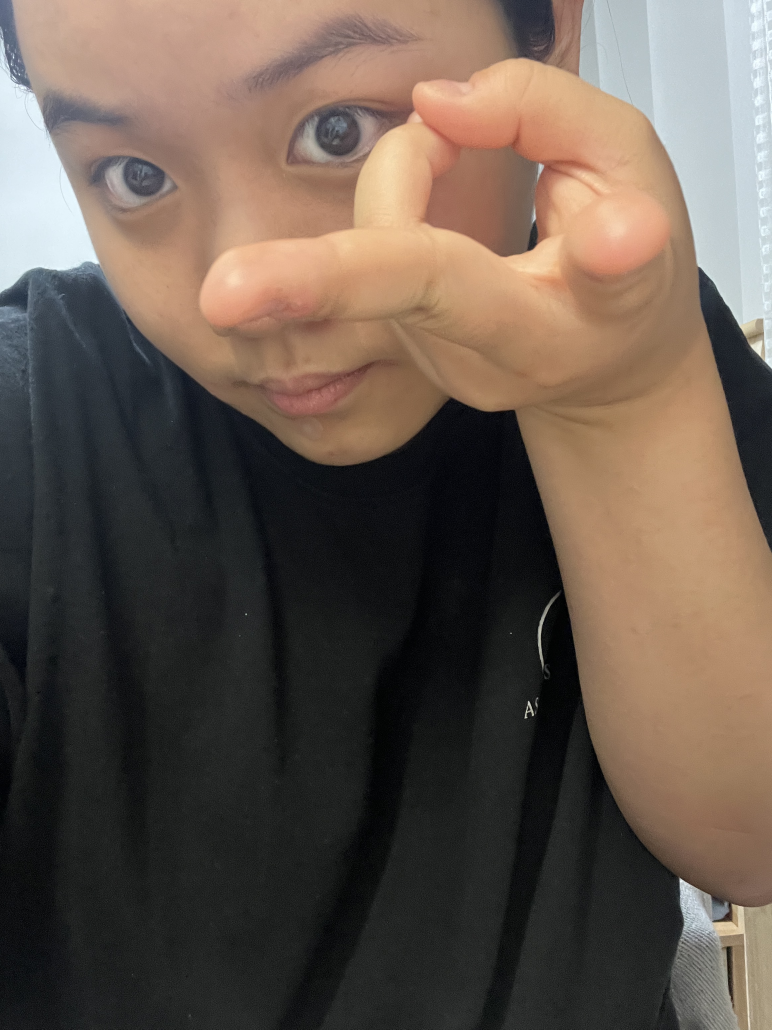
#> input picture img.jpg.jpg, 2316 x 3088 px (shown at 1/3 size)
$ jupyter execute '도형그리기_파일저장_크기조정.ipynb'
#> lines starting #> are read from the running program, lines starting #| are printed output that depends on the picture; after the words box and inside, x2 and y2 are one past the last pixel; in counts of white or black regions, pixels touching at a corner belong together
# 3. 도형 그리기

## 빈 스케치북 만들기

[cell 1]
import cv2
cv2.__version__

[cell 2]
import cv2
import numpy as np
#세로 480, 가로 640, 3channel(RGB)에 해당하는 스케치북 만들기
img=np.zeros((480,640,3),dtype=np.uint8)
img[:]=(255,255,255)
# #전체 공간을 흰색으로 채움
#값을 바꿔가면서 색 설정 가능
#print(img)
cv2.imshow('img.jpg.jpg',img)
cv2.waitKey(0)
cv2.destroyAllWindows()

## 일부 영역 색칠

[cell 3]
import cv2
import numpy as np
#세로 480, 가로 640, 3channel(RGB)에 해당하는 스케치북 만들기
img=np.zeros((480,640,3),dtype=np.uint8)
img[100:200,200:300] = (255,255,255)
#세로 100에서 200사이, 가로 200에서 300 사이 흰색으로 색칠
cv2.imshow('img.jpg.jpg',img)
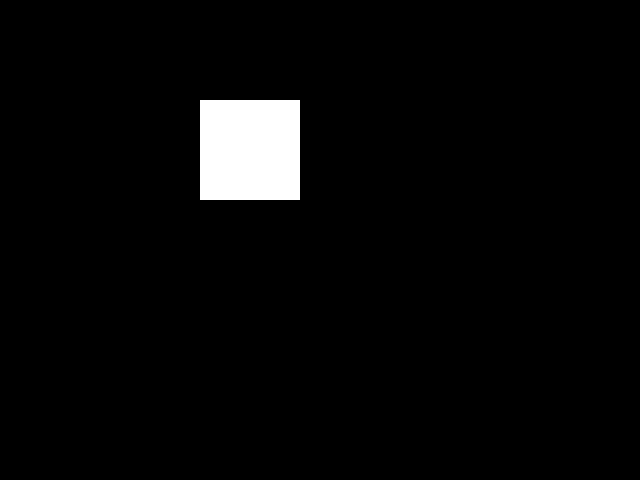
#> window 'img.jpg.jpg': shape (480, 640, 3); 3.3% white; 1 white region, box (x1, y1, x2, y2) and area: (200, 100, 300, 200) 10000
cv2.waitKey(0)
cv2.destroyAllWindows()

## 직선
직선의 종류 (line type)
1. cv2.LINE_4 : 상하좌우 4 방향으로 연결된 선
1. cv2.LINE_8 : 대각선을 포함한 8방향으로 연결된 선(기본값)
1. cv2.LINE_AA : 부드러운 선(anti-aliasing)

[cell 4]
import cv2
import numpy as np

img=np.zeros((480,640,3),dtype=np.uint8)

COLOR=(0,255,255) #노란색
THICKNESS=3 #두께

cv2.line(img,(50,100),(400,50),COLOR,THICKNESS,cv2.LINE_8)
#그릴 위치, 시작점, 끝점, 색깔, 두께, 선 종류
#50,100 점과 400,50을 잇는 직선
cv2.line(img,(50,200),(400,150),COLOR,THICKNESS,cv2.LINE_4)
cv2.line(img,(50,300),(400,250),COLOR,THICKNESS,cv2.LINE_AA)


cv2.imshow('img',img)
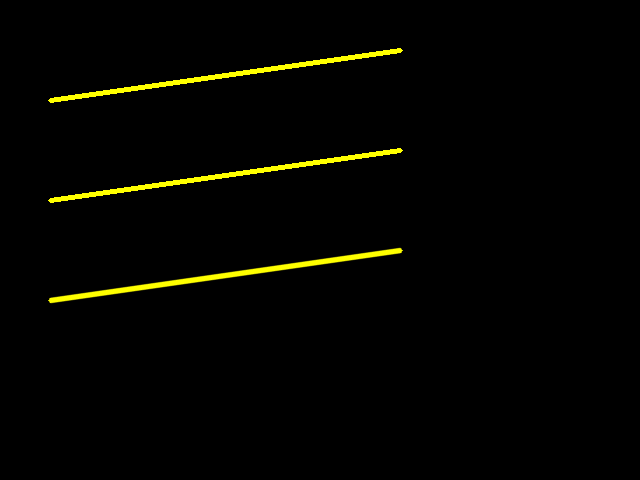
#> window 'img': shape (480, 640, 3); mean B, G, R 0, 4.5, 4.5
cv2.waitKey(0)
cv2.destroyAllWindows()

# 05. 파일 저장

## 이미지 저장

[cell 5]
import cv2
img = cv2.imread('img.jpg.jpg',cv2.IMREAD_GRAYSCALE)
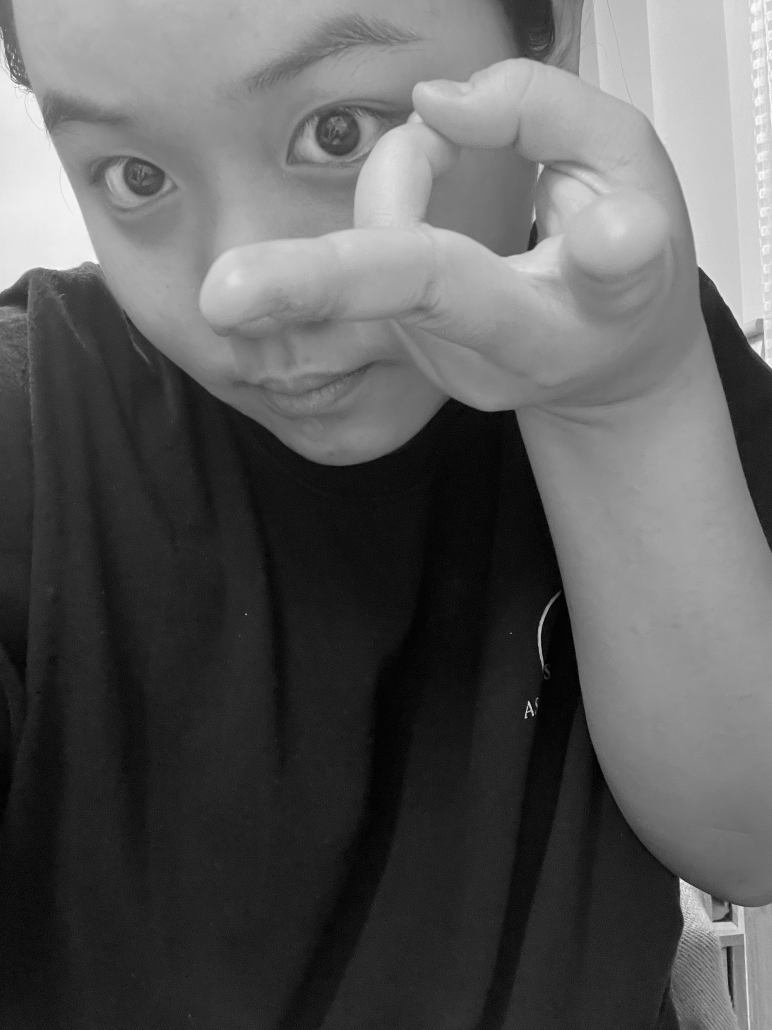
#> img: shape (3088, 2316) (shown at 1/3 size); min 0, max 255, mean 91.5
cv2.imwrite('img_save.jpg',img)  #저장 포맷은 설정하기 나름
#> Out = True

# 06. 크기 조정

## 이미지

### 고정 크기로 설정

[cell 6]
import cv2
img = cv2.imread('img.jpg.jpg')
#> img is the input picture: shape (3088, 2316, 3); mean B, G, R 78.5, 88.6, 102.3
dst=cv2.resize(img,(400,500)) #width, height 고정 크기
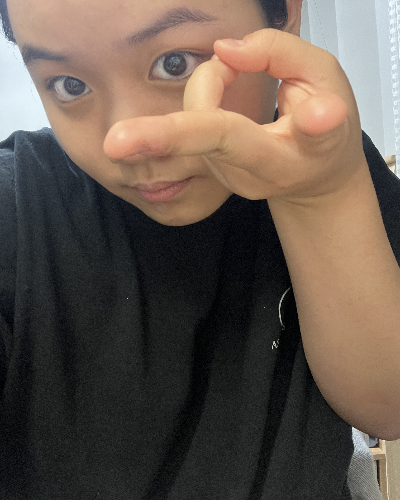
#> dst: shape (500, 400, 3); mean B, G, R 78.3, 88.4, 102.2
cv2.imshow('img',dst)
cv2.waitKey(0)
cv2.destroyAllWindows()

### 비율로 설정

[cell 7]
import cv2
img = cv2.imread('img.jpg.jpg')
dst=cv2.resize(img, None, fx=0.5, fy=0.5) #x,y 비율 정의(0.5배로 축소)
#> dst: shape (1544, 1158, 3)
cv2.imshow('img',dst)
cv2.waitKey(0)
cv2.destroyAllWindows()

### 보간법
1. cv2.INTER_AREA : 크기 줄일 때 사용
1. cv2.INTER_CUBIC : 크기 늘릴 때 사용 (속도 느림, 퀄 좋음)
1. cv2.INTER_LINEAR : 크기 늘릴 때 사용 (기본값)

보간법 적용하여 축소

[cell 8]
import cv2
img = cv2.imread('img.jpg.jpg')
dst=cv2.resize(img, None, fx=0.5, fy=0.5,interpolation=cv2.INTER_AREA) #x,y 비율 정의(0.5배로 축소)
cv2.imshow('img',dst)
cv2.waitKey(0)
cv2.destroyAllWindows()

보간법 적용하여 확대

[cell 9]
import cv2
img = cv2.imread('img.jpg.jpg')
dst=cv2.resize(img, None, fx=1.5, fy=1.5,interpolation=cv2.INTER_CUBIC) #x,y 비율 정의(1.5배로 확대)
#> dst: shape (4632, 3474, 3)
cv2.imshow('img',dst)
cv2.waitKey(0)
cv2.destroyAllWindows()
